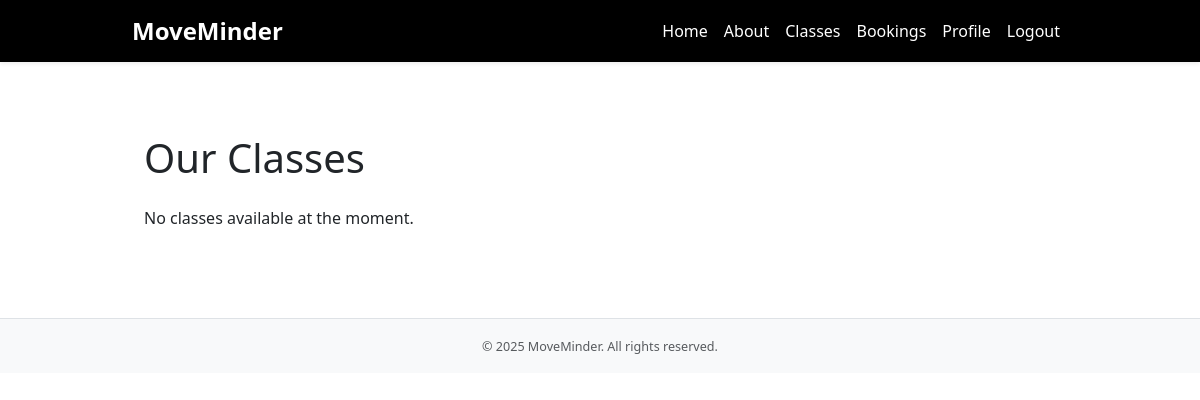
The app's page /classes/, older data.
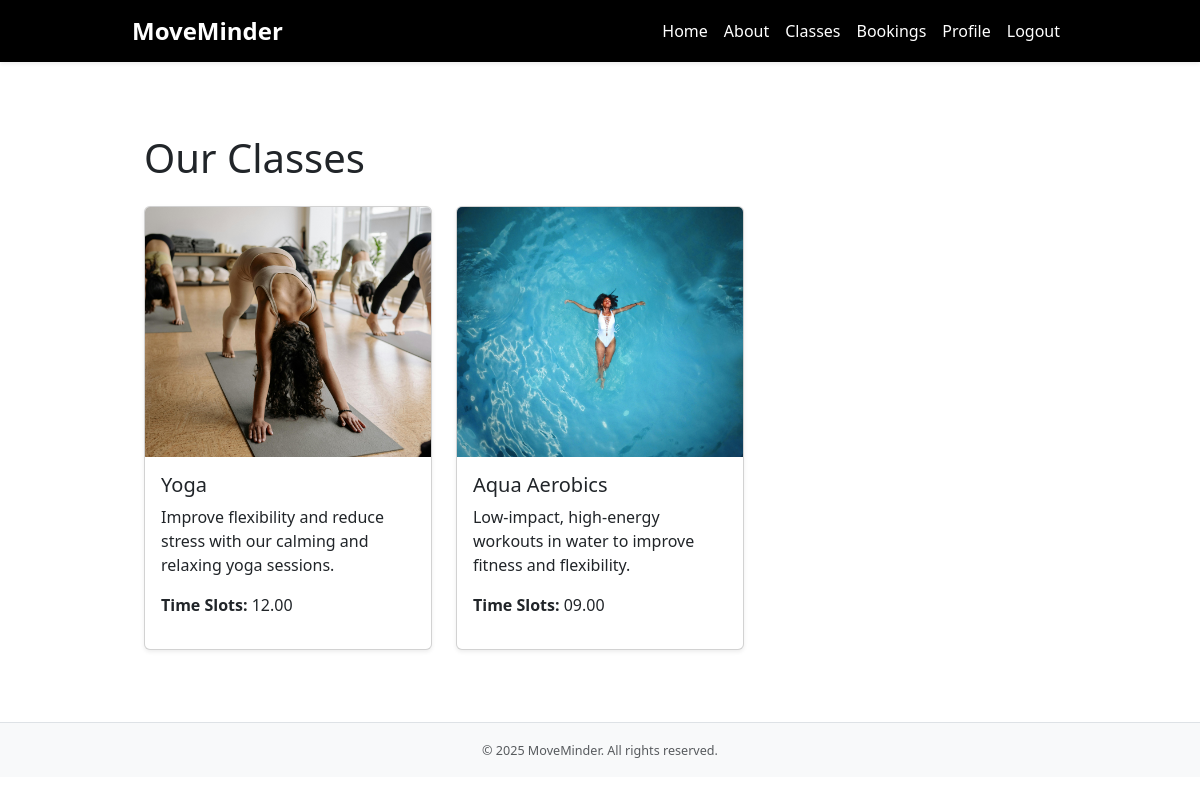
The same page, newer data.
### booking/models.py (models this page shows, shortened)
class GymClass(models.Model):
    name = models.CharField(max_length=100)
    description = models.TextField()
    image = models.ImageField(upload_to='class_images/')
    available_time_slots = models.CharField(max_length=255)  # or use a better structure if needed

### booking/views.py (the view)
# urls.py: path('classes/', views.classes, name='classes'),
def classes(request):
    classes = GymClass.objects.all()
    return render(request, 'booking/classes.html', {'classes': classes})

### booking/templates/booking/classes.html
{% extends 'base.html' %}
{% load static %}
{% block content %}
<div class="container py-5">
    <h1 class="mb-4">Our Classes</h1>
    <div class="row row-cols-1 row-cols-md-3 g-4">
        {% for gym_class in classes %}
        <div class="col">
            <div class="card h-100 shadow-sm">
                {% if gym_class.image %}
                <img src="{{ gym_class.image.url }}" class="card-img-top object-fit-cover" style="height: 250px;" alt="{{ gym_class.name }}">
                {% else %}
                <img src="{% static 'images/placeholder.jpg' %}" class="card-img-top" alt="No Image">
                {% endif %}
                <div class="card-body">
                    <h5 class="card-title">{{ gym_class.name }}</h5>
                    <p class="card-text">{{ gym_class.description }}</p>
                    <p><strong>Time Slots:</strong> {{ gym_class.available_time_slots }}</p>
                </div>
            </div>
        </div>
        {% empty %}
        <p>No classes available at the moment.</p>
        {% endfor %}
    </div>
</div>
{% endblock %}

### templates/base.html (shortened to what this page needs)
{% load static %}
<!DOCTYPE html>
<html lang="en">
<head>
    <link href="https://cdn.jsdelivr.net/npm/bootstrap@5.3.0/dist/css/bootstrap.min.css" rel="stylesheet">
    <link rel="stylesheet" href="{% static 'css/style.css' %}">
</head>
<body>
    <nav class="navbar navbar-expand-lg navbar-dark bg-black shadow-sm">
        <div class="container">
            <a class="navbar-brand" href="{% url 'index' %}">MoveMinder</a>
            <div class="collapse navbar-collapse" id="navbarNav">
                <ul class="navbar-nav ms-auto">
                    <li class="nav-item"><a class="nav-link" href="{% url 'index' %}">Home</a></li>
                    <li class="nav-item"><a class="nav-link" href="{% url 'about' %}">About</a></li>
                    <li class="nav-item"><a class="nav-link" href="{% url 'classes' %}">Classes</a></li>
                    <li class="nav-item"><a class="nav-link" href="#">Bookings</a></li>
                    <li class="nav-item"><a class="nav-link" href="#">Profile</a></li>
                    <li class="nav-item"><a class="nav-link" href="#">Logout</a></li>
                </ul>
            </div>
        </div>
    </nav>
    <main class="container mt-4">
        {% block content %}
        {% endblock %}
    </main>
    <footer class="bg-light text-center text-muted py-3 mt-4 border-top">
        <small>© 2025 MoveMinder. All rights reserved.</small>
    </footer>
</body>
</html>

### static/css/style.css (style rules this page uses)
body { font-family: 'Segoe UI', Tahoma, Geneva, Verdana, sans-serif; }
.navbar { background-color: #000 !important; }
.navbar .nav-link, .navbar .navbar-brand { color: #fff !important; }
.navbar-brand { font-weight: bold; font-size: 1.5rem; }
.card-img-top { height: 80%; object-fit: cover; width: 100%; }
footer { font-size: 0.9rem; }
.container { max-width: 960px; }

Row changes from the older to the newer data that the page shows:
added GymClass: image (picture), name "Yoga", description "Improve flexibility and reduce stress with our calming and relaxing yoga sessions.", available_time_slots "12.00"
added GymClass: image (picture), name "Aqua Aerobics", description "Low-impact, high-energy workouts in water to improve fitness and flexibility.", available_time_slots "09.00"
Text that changed along with them:
text no longer shown: "No classes available at the moment."
